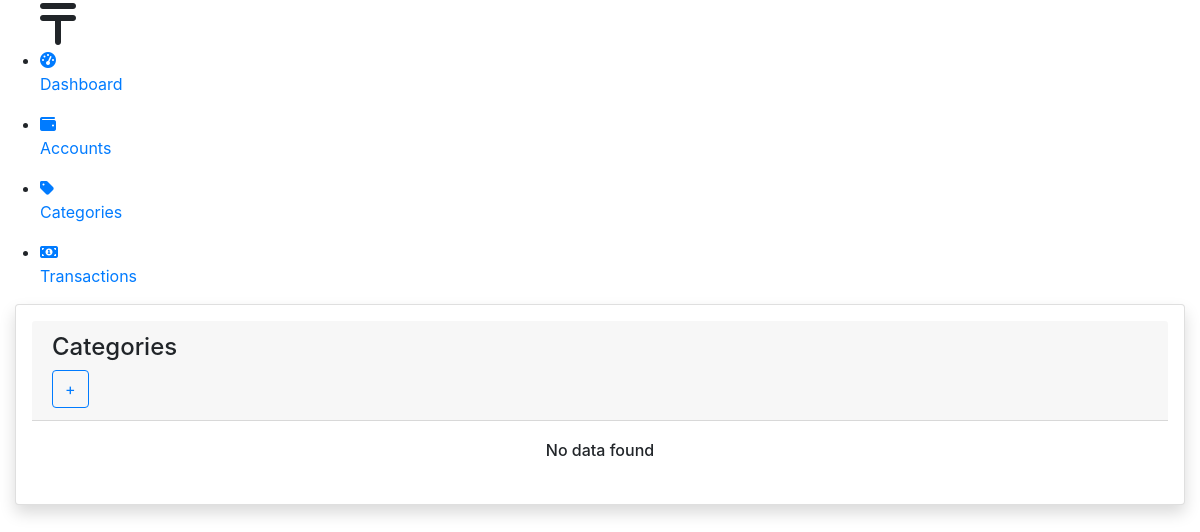
Page /categories/ on the earlier database version.
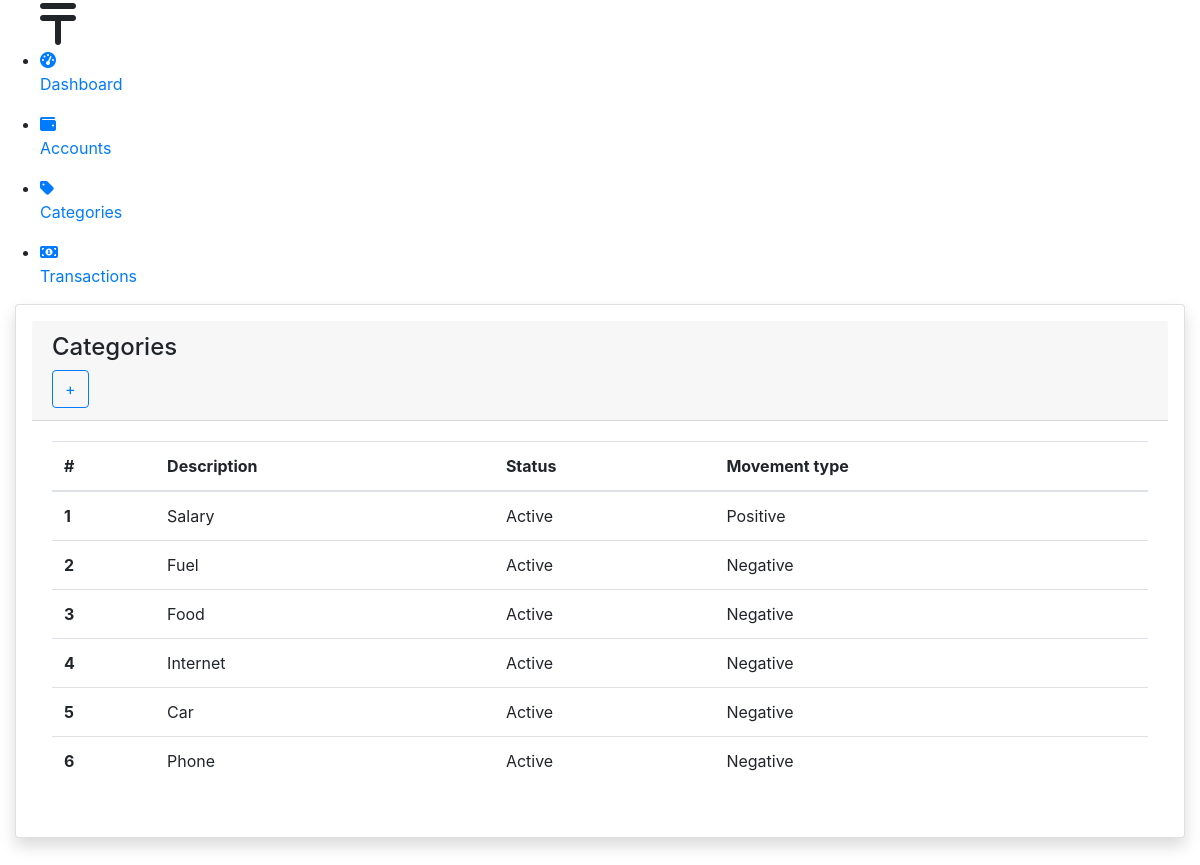
Same page on the later database version.
### core/models.py (models this page shows, shortened)
class Category(BaseModel):
    description = models.CharField(max_length=25)
    status = models.IntegerField(
        choices=StatusTypes.choices(), default=StatusTypes.ACTIVE)
    movement_type = models.IntegerField(
        choices=MovementTypes.choices(), default=MovementTypes.POSITIVE)
    def get_status_label(self):
        return StatusTypes(self.status).description
    def get_movement_type_label(self):
        return MovementTypes(self.movement_type).description

### core/views.py (the view)
# urls.py: path('categories/', views.category_list, name='category_list'),
def category_list(request):
    categories = Category.objects.all()
    return render(request, 'category/category_list.html', {'categories': categories})

### core/templates/category/category_list.html
{% extends 'base.html' %}
{% load static %}
{% block main %}
<div class="row">
  <div class="col-md-12">
    <div class="card shadow p-3 mb-5 bg-white rounded">
      <div class="card-header">
        <h4>Categories</h4>
        <a class="btn btn-outline-primary" href="{% url 'category_new' %}">+</a>
      </div>
      <div class="card-body">
        {% if categories %}
        <table class="table">
          <thead>
            <tr>
              <th scope="col">#</th>
              <th scope="col">Description</th>
              <th scope="col">Status</th>
              <th scope="col">Movement type</th>
            </tr>
          </thead>
          <tbody>
            {% for category in categories %}
            <tr class="table-item-link" data-href="{% url 'category_form' category.id %}">
              <th scope="row">{{ category.id }}</th>
              <td>{{ category.description }}</td>
              <td>{{ category.get_status_label }}</td>
              <td>{{ category.get_movement_type_label }}</td>
            </tr>
            {% endfor  %}
          </tbody>
        </table>
        {% else %}
        <div style="display: flex; justify-content: center;">
          <h6>No data found</h6>
        </div>
        {% endif %}
      </div>
    </div>
  </div>
</div>
{% endblock main %}

### core/templates/base.html (shortened to what this page needs)
{% load static %}
{% load compress %}
<!DOCTYPE html>
<html lang="en">
<head>
  <link rel="stylesheet" href="{% static 'bootstrap/css/bootstrap.min.css' %}" />
  {% compress css %}
  <link rel="stylesheet" type="text/x-scss" href="{% static 'scss/financial_control.scss' %}" />
  {% endcompress %}
  <link rel="stylesheet" href="{% static 'css/normalize.css' %}" />
</head>
<body>
  <div class="wrapper">
    <ul class="sidebar">
      <div class="sidebar-header">
        <a href="{% url 'dashboard' %}" style="color: inherit;"><i class="fas fa-tenge fa-3x"></i></a>
      </div>
      {% include 'includes/components/sidebar/sidebar_item.html' with url='dashboard' icon='fa-tachometer-alt' description='Dashboard' %}
      {% include 'includes/components/sidebar/sidebar_item.html' with url='account_list' icon='fa-wallet' description='Accounts' %}
      {% include 'includes/components/sidebar/sidebar_item.html' with url='category_list' icon='fa-tag' description='Categories' %}
      {% include 'includes/components/sidebar/sidebar_item.html' with url='transaction_list' icon='fa-money-bill-alt' description='Transactions' %}
    </ul>
    <div class="container-fluid content">
      {% block main %}
      {% endblock %}
    </div>
  </div>
</body>
</html>

### core/templates/includes/components/sidebar/sidebar_item.html
<li class="sidebar-item {% if request.resolver_match.url_name == url %}active{% endif %}">
  <a href="{% url url %}">
    <i class="fas {{ icon }}"></i>
    <p>{{ description }}</p>
  </a>
</li>

Differences in the rows shown:
added Category: id "1", description "Salary", get_status_label "Active", get_movement_type_label "Positive"
added Category: id "2", description "Fuel", get_status_label "Active", get_movement_type_label "Negative"
added Category: id "3", description "Food", get_status_label "Active", get_movement_type_label "Negative"
added Category: id "4", description "Internet", get_status_label "Active", get_movement_type_label "Negative"
added Category: id "5", description "Car", get_status_label "Active", get_movement_type_label "Negative"
added Category: id "6", description "Phone", get_status_label "Active", get_movement_type_label "Negative"
Other differences:
text no longer shown: "No data found"
text now shown: "# Description Status Movement type"
